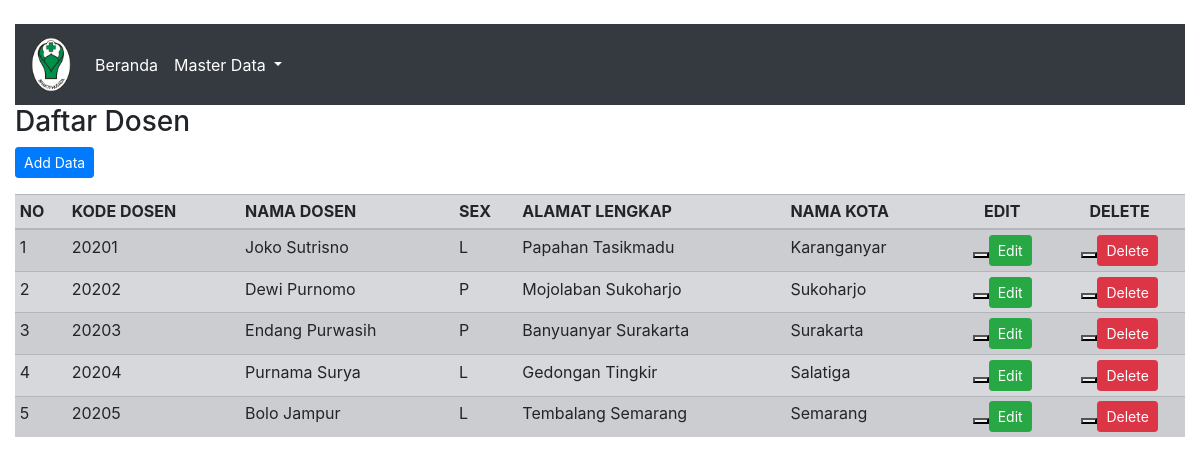
The app's page /data_dosen/tampil.php with its own data.
### tables this page shows
CREATE TABLE `dosen` (
  `nik` varchar(5) NOT NULL,
  `nm_dos` varchar(30) NOT NULL,
  `sex` varchar(1) NOT NULL,
  `alamat` varchar(30) DEFAULT NULL,
  `kota` varchar(2) DEFAULT NULL,
  PRIMARY KEY (`nik`),
  KEY `kota` (`kota`),
  CONSTRAINT `dosen_ibfk_1` FOREIGN KEY (`kota`) REFERENCES `kota` (`kd_kota`) ON UPDATE CASCADE
);

CREATE TABLE `kota` (
  `kd_kota` varchar(2) NOT NULL,
  `nm_kota` varchar(30) NOT NULL,
  PRIMARY KEY (`kd_kota`)
);

### data_dosen/tampil.php (the view)
<?php require("../atas.php"); ?>
<h3>Daftar Dosen</h3>
  <a href="" class="btn btn-primary btn-sm mb-3">Add Data</a>
  <table class="table table-striped table-secondary table-sm">
   <thead>
    <tr>
     <th>NO</th>
     <th>KODE DOSEN</th>
     <th>NAMA DOSEN</th>
     <th>SEX</th>
     <th>ALAMAT LENGKAP</th>
     <th>NAMA KOTA</th>
     <th class="text-center">EDIT</th>
     <th class="text-center">DELETE</th>
    </tr>
   </thead>
   <tbody>
   <?php
   $nomor   = 1;
   $queri   = "SELECT * FROM dosen LEFT JOIN kota ON dosen.kota = kota.kd_kota";
   $sambung = mysqli_query($theLink, $queri);
   while ($row = mysqli_fetch_array($sambung))
   {
   ?>
    <tr>
     <td><?= $nomor; ?></td>
     <td><?= $row["nik"]; ?></td>
     <td><?= $row["nm_dos"]; ?></td>
     <td><?= $row["sex"]; ?></td>
     <td><?= $row["alamat"]; ?></td>
     <td><?= $row["nm_kota"]; ?></td>
     <td class="text-center">
      <form action="ubah.php" method="post">
      <button type="hidden" name="tempKODE" id="tempKODE" value="<?= $row["kd_kota"]; ?> ">
      <button type="submit" class="btn btn-success btn-sm" name="cmdEDIT">Edit</button>
      </form>
     </td>
     <td class="text-center">
     <form action="hapus.php" method="post">
     <button type="hidden" name="tempKODE" id="tempKODE" value="<?= $row["kd_kota"]; ?> ">
      <button type="submit" class="btn btn-danger btn-sm" name="cmdDELETE"
      onclick="return confirm('Anda yakin ingin menghapus data ini?');">Delete</button>
      </form>
     </td>
    </tr>
    <?php
    $nomor = $nomor + 1;
   }
   ?>
    </tbody>
  </table>
<?php require("../bawah.php"); ?>

### atas.php (shortened to what this page needs)
<?php
 $thePORT = "http://localhost/aplikasi/";
?>
<!DOCTYPE html>
<html lang="en">
<head>
<link rel="stylesheet" href="<?= $thePORT . 'library/css/bootstrap.min.css';?>">
</head>
<body>
 <div class="container-fluid">
  <nav class="navbar navbar-expand-lg navbar-dark bg-dark">
    <a class="navbar-brand" href="#">
     <img src="<?= $thePORT . 'Logo_Bhakti_Husada.png'; ?>" width="40" height="55" class="d-inline-block align-top">
     </a>
   <ul class="navbar-nav mr-auto">
    <li class="nav-item active">
     <a class="nav-link" href="<?= $thePORT ?>">Beranda</a>
    </li>
    <li class="nav-item active dropdown">
     <a class="nav-link dropdown-toggle" href="#" data-toggle="dropdown">
      Master Data
     </a>
    </li>
   </ul>
  </nav>

### bawah.php (shortened to what this page needs)
</div>
</body>
</html>

### records on screen
dosen: nik "20201", nm_dos "Joko Sutrisno", sex "L", alamat "Papahan Tasikmadu", kota.nm_kota "Karanganyar"
dosen: nik "20202", nm_dos "Dewi Purnomo", sex "P", alamat "Mojolaban Sukoharjo", kota.nm_kota "Sukoharjo"
dosen: nik "20203", nm_dos "Endang Purwasih", sex "P", alamat "Banyuanyar Surakarta", kota.nm_kota "Surakarta"
dosen: nik "20204", nm_dos "Purnama Surya", sex "L", alamat "Gedongan Tingkir", kota.nm_kota "Salatiga"
dosen: nik "20205", nm_dos "Bolo Jampur", sex "L", alamat "Tembalang Semarang", kota.nm_kota "Semarang"
